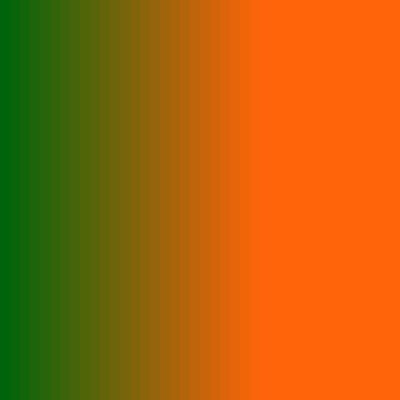
Frame 1 (no input)
Frame 60 (the mouse pressed at the canvas centre just before this capture): identical to frame 1, image omitted
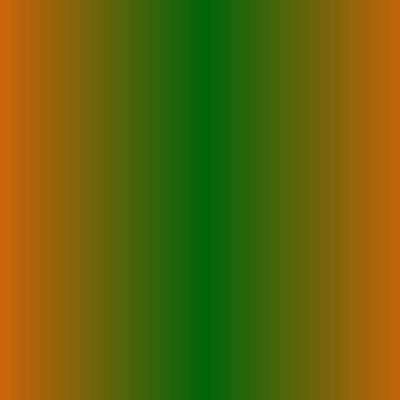
Frame 120 (the mouse held since frame 60 and released just before this capture)

The Processing sketch that drew these frames (run headless with seeded random() and noise(); from frame 60 on, the mouse is pressed at the canvas centre):

// Processing sketch: processing_139910
// ── processing_139910.pde

void setup(){
  size(400,400);
  background(0);
}

void draw (){
  background(0);
  int i = 0;
  while (i <width ) {
    noStroke();
    float distance = abs (mouseX - i) ;
    fill (distance,100,10) ;
    rect(i,0,30,height);
    
    i+=10;
  }
}
